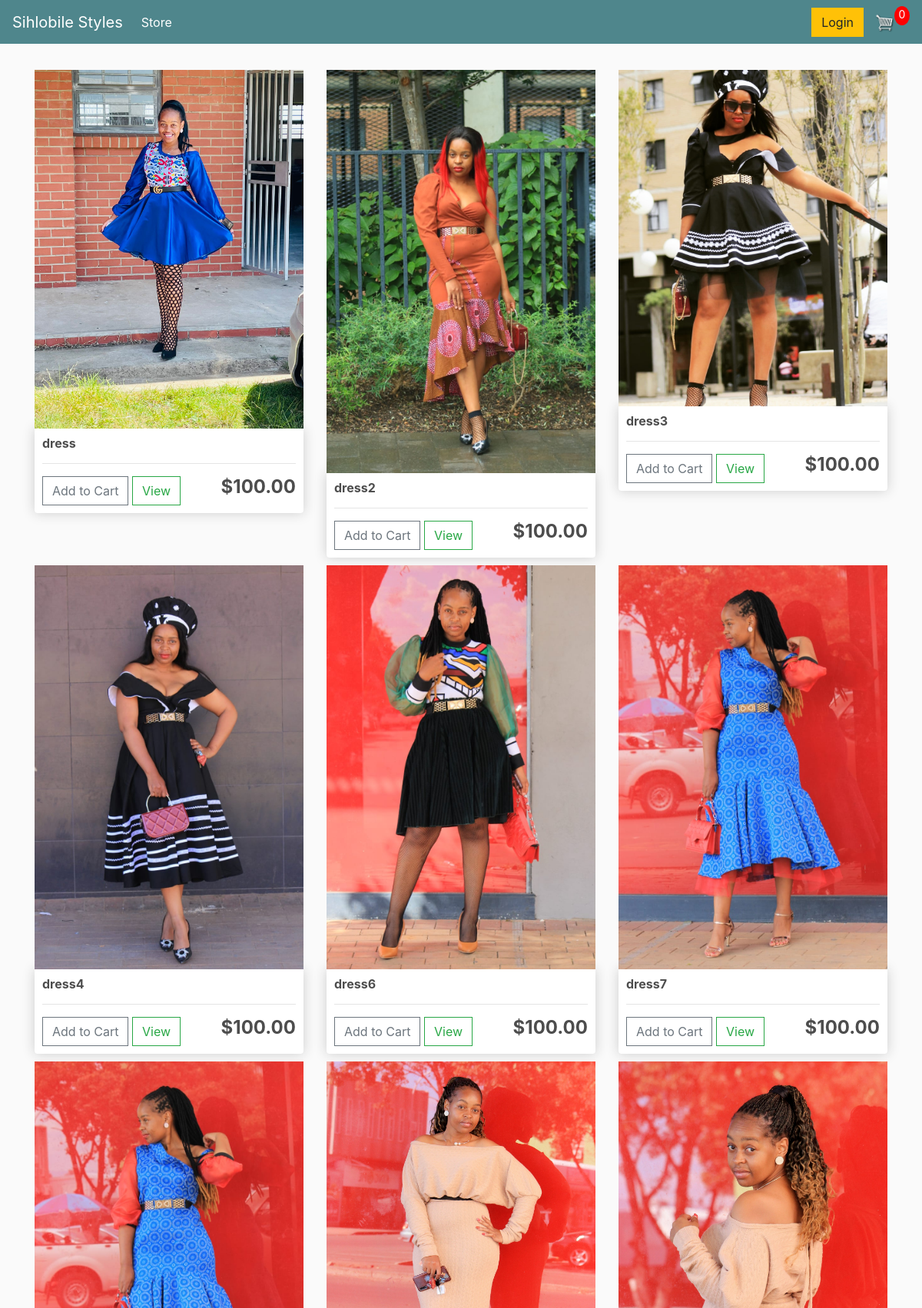
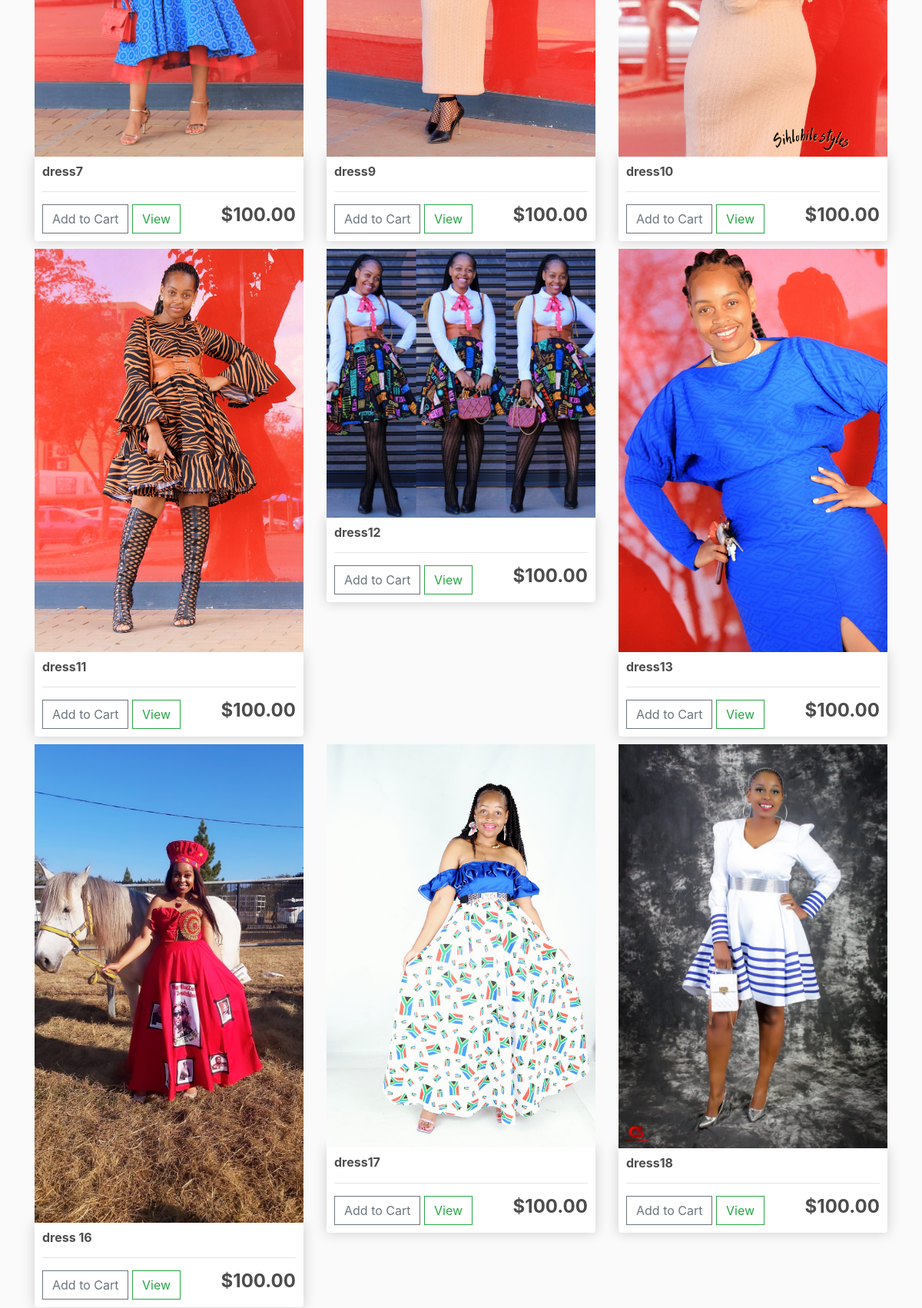
The page / (upper part) on the database its author committed (2 pictures, top to bottom).
### store/models.py (models this page shows, shortened)
class Product(models.Model):
    name = models.CharField(max_length=200, null=True)
    price = models.DecimalField(max_digits= 7, decimal_places=2)
    digital = models.BooleanField(default=False, null=True, blank=False)
    image = models.ImageField(null=True, blank=True)
    @property
    def imageURL(self):
        try:
            url = self.image.url
        except:
            url = ''
        return url

### store/views.py (the view)
# urls.py: path('', include('store.urls')),
def store(request):
    data = cartData(request)
    cartItems = data['cartItems']
    products = Product.objects.all()
    context = {'products': products, 'cartItems': cartItems}
    return render(request, 'store/store.html', context)

### store/utils.py (called while the page is built, shortened)
def cookieCart(request):
    try:
        cart = json.loads(request.COOKIES.get('cart', '{}'))
    except:
        cart = {}
    print('Cart:', cart)
    items = []
    order = {'get_cart_total': 0, 'get_cart_items': 0}
    cartItems = order['get_cart_items']
    return {'cartItems': cartItems, 'order': order, 'items': items}

def cartData(request):
    if request.user.is_authenticated:
        customer = request.user.customer
        order, created = Order.objects.get_or_create(customer=customer, complete=False)
        items = order.orderitem_set.all()
        cartItems = order.get_cart_items
    else:
        cookieData = cookieCart(request)
        cartItems = cookieData['cartItems']
        order = cookieData['order']
        items= cookieData['items']
    return {'cartItems': cartItems, 'order': order, 'items': items}

### store/templates/store/store.html
{% extends 'store/main.html' %}
{% load static %}
{% block content %}
    <div class="row">
        {% for product in products %}
    	<div class="col-lg-4">
            <img class="img-fluid" src="{{product.imageURL}}">
            <div class="box-element product">
                <h6><strong>{{product.name}}</strong></h6>
                <hr>
                <button data-product={{product.id}} data-action="add" class="btn btn-outline-secondary add-btn update-cart">Add to Cart</button>
                <a class="btn btn-outline-success" href="#">View</a>
                <h4 style="display: inline-block; float: right"><strong>${{product.price|floatformat:2}}</strong></h4>
            </div>
        </div>
        {% endfor %}
    </div>
{% endblock content %}

### static/css/main.css (style rules this page uses)
body { background-color: hsl(0, 0%, 98%); }
h1,h2,h3,h4,h5,h6 { color:hsl(0, 0%, 30%); }
.box-element { box-shadow:hsl(0, 0%, 80%) 0 0 16px; background-color: #fff; border-radius: 4px; padding: 10px; }
.product { border-radius: 0 0 4px 4px; }
.col-lg-4, .col-lg-6, .col-lg-8, .col-lg-12 { margin-top: 10px; }
.btn { border-radius: 0; }

### rows shown on the page
Product: imageURL (picture), name "dress", price "100.00"
Product: imageURL (picture), name "dress2", price "100.00"
Product: imageURL (picture), name "dress3", price "100.00"
Product: imageURL (picture), name "dress4", price "100.00"
Product: imageURL (picture), name "dress6", price "100.00"
Product: imageURL (picture), name "dress7", price "100.00"
Product: imageURL (picture), name "dress7", price "100.00"
Product: imageURL (picture), name "dress9", price "100.00"
Product: imageURL (picture), name "dress10", price "100.00"
Product: imageURL (picture), name "dress11", price "100.00"
Product: imageURL (picture), name "dress12", price "100.00"
Product: imageURL (picture), name "dress13", price "100.00"
Product: imageURL (picture), name "dress 16", price "100.00"
Product: imageURL (picture), name "dress17", price "100.00"
Product: imageURL (picture), name "dress18", price "100.00"

### other values the page prints
{{ cartItems }} "0"
